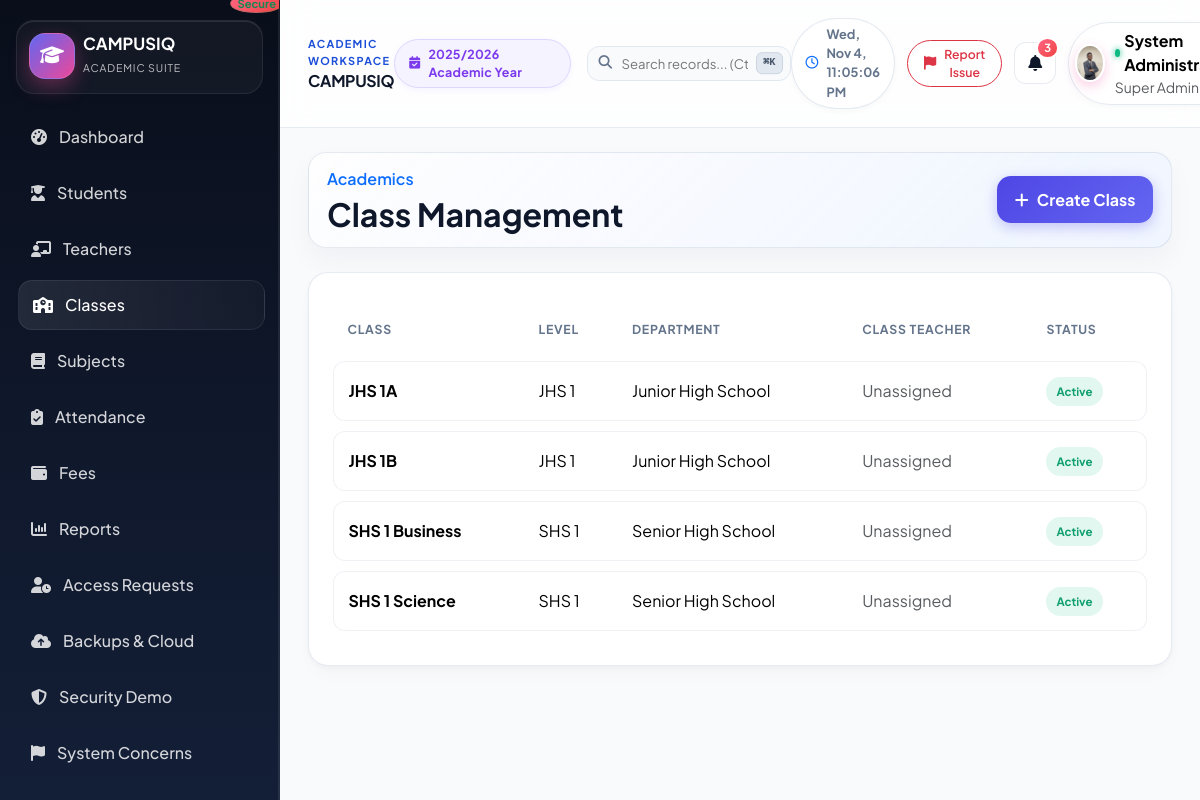
The page /admin/classes.php (signed in) on the database its author committed.
### tables this page shows
CREATE TABLE `school_settings` (
  `id` int(11) NOT NULL AUTO_INCREMENT,
  `school_name` varchar(200) NOT NULL,
  `motto` varchar(255) DEFAULT 'Excellence Through Education',
  `school_logo` varchar(255) DEFAULT NULL,
  `primary_color` varchar(30) DEFAULT '#1d4ed8',
  `address` text DEFAULT NULL,
  `phone` varchar(30) DEFAULT NULL,
  `email` varchar(150) DEFAULT NULL,
  `website` varchar(200) DEFAULT NULL,
  `currency` varchar(10) NOT NULL DEFAULT 'GH???',
  `academic_year_id` int(11) DEFAULT NULL,
  `term_id` int(11) DEFAULT NULL,
  `grading_system` text DEFAULT NULL,
  `paystack_public_key` varchar(255) DEFAULT NULL,
  `paystack_secret_key` varchar(255) DEFAULT NULL,
  `paystack_test_mode` tinyint(1) NOT NULL DEFAULT 1,
  `created_at` timestamp NOT NULL DEFAULT current_timestamp(),
  `updated_at` timestamp NOT NULL DEFAULT current_timestamp() ON UPDATE current_timestamp(),
  PRIMARY KEY (`id`),
  KEY `academic_year_id` (`academic_year_id`),
  KEY `term_id` (`term_id`),
  CONSTRAINT `school_settings_ibfk_1` FOREIGN KEY (`academic_year_id`) REFERENCES `academic_years` (`id`) ON DELETE SET NULL,
  CONSTRAINT `school_settings_ibfk_2` FOREIGN KEY (`term_id`) REFERENCES `terms` (`id`) ON DELETE SET NULL
);

CREATE TABLE `classes` (
  `id` int(11) NOT NULL AUTO_INCREMENT,
  `name` varchar(150) NOT NULL,
  `level` varchar(100) DEFAULT NULL,
  `section` varchar(50) DEFAULT NULL,
  `class_teacher_id` int(11) DEFAULT NULL,
  `department_id` int(11) DEFAULT NULL,
  `status` enum('active','inactive') NOT NULL DEFAULT 'active',
  `created_at` timestamp NOT NULL DEFAULT current_timestamp(),
  `updated_at` timestamp NOT NULL DEFAULT current_timestamp() ON UPDATE current_timestamp(),
  PRIMARY KEY (`id`),
  KEY `class_teacher_id` (`class_teacher_id`),
  KEY `department_id` (`department_id`),
  KEY `idx_classes_name` (`name`),
  CONSTRAINT `classes_ibfk_1` FOREIGN KEY (`class_teacher_id`) REFERENCES `users` (`id`) ON DELETE SET NULL,
  CONSTRAINT `classes_ibfk_2` FOREIGN KEY (`department_id`) REFERENCES `departments` (`id`) ON DELETE SET NULL
);

CREATE TABLE `departments` (
  `id` int(11) NOT NULL AUTO_INCREMENT,
  `name` varchar(150) NOT NULL,
  `description` text DEFAULT NULL,
  `created_at` timestamp NOT NULL DEFAULT current_timestamp(),
  `updated_at` timestamp NOT NULL DEFAULT current_timestamp() ON UPDATE current_timestamp(),
  PRIMARY KEY (`id`)
);

### config/app.php (called while the page is built, shortened)
<?php
function e($value)
{
    return htmlspecialchars((string) $value, ENT_QUOTES, 'UTF-8');
}
function baseUrl(): string
{
    $scriptName = $_SERVER['SCRIPT_NAME'] ?? '/index.php';
    $dir = str_replace('\\', '/', dirname($scriptName));
    if (preg_match('#/(admin|teacher|student|parent|accountant)$#', $dir)) {
        $dir = preg_replace('#/(admin|teacher|student|parent|accountant)$#', '', $dir);
    }
    $dir = rtrim($dir, '/');
    if ($dir === '.' || $dir === '\\' || $dir === '/' || $dir === '') {
        return '';
    }
    return $dir;
}
function getSchoolSettings(): array
{
    $db = getDb();
    $stmt = $db->query('SELECT * FROM school_settings ORDER BY id DESC LIMIT 1');
    $settings = $stmt->fetch();
    return $settings ?: [
        'school_name' => 'CampusIQ',
        'school_logo' => 'assets/images/logo-placeholder.svg',
        'currency' => 'GH₵',
        'address' => 'Accra, Ghana',
        'phone' => '+233 000 000 000',
        'email' => 'info@campusiq.edu.gh',
        'website' => 'https://campusiq.edu.gh',
    ];
}

### includes/auth.php (called while the page is built, shortened)
<?php
require_once __DIR__ . '/../config/app.php';
function isLoggedIn(): bool
{
    return !empty($_SESSION['campusiq_user']);
}
function currentUser(): ?array
{
    return $_SESSION['campusiq_user'] ?? null;
}
        ?>
        <?php
function userRoleLabel(string $role): string
{
    $labels = [
        'super_admin' => 'Super Admin',
        'school_admin' => 'School Admin',
        'teacher' => 'Teacher',
        'student' => 'Student',
        'parent' => 'Parent',
        'accountant' => 'Accountant',
    ];
    return $labels[$role] ?? ucfirst(str_replace('_', ' ', $role));
}

### admin/classes.php (the view, shortened to what this page needs)
<?php
require_once __DIR__ . '/../config/app.php';
require_once __DIR__ . '/../includes/auth.php';
$db = getDb();
$stmt = $db->query('SELECT c.*, d.name as department_name, u.name as teacher_name FROM classes c LEFT JOIN departments d ON d.id = c.department_id LEFT JOIN users u ON u.id = c.class_teacher_id ORDER BY c.name ASC');
$classes = $stmt->fetchAll();
require_once __DIR__ . '/../includes/header.php';
?>
<div class="page-header">
    <div>
        <p class="text-primary fw-semibold mb-1">Academics</p>
        <h2 class="fw-bold mb-0">Class Management</h2>
    </div>
    <button class="btn btn-primary" data-bs-toggle="modal" data-bs-target="#addClassModal">
        <i class="fa-solid fa-plus me-2"></i>Create Class
    </button>
</div>
<div class="card p-4">
    <div class="table-responsive">
        <table class="table align-middle mb-0">
            <thead>
                <tr>
                    <th>Class</th>
                    <th>Level</th>
                    <th>Department</th>
                    <th>Class Teacher</th>
                    <th>Status</th>
                </tr>
            </thead>
            <tbody>
                <?php if (empty($classes)): ?>
                    <tr>
                        <td colspan="5">
                            <div class="empty-state text-center py-4">
                                <i class="fa-solid fa-school fa-2x mb-3 text-muted d-block"></i>
                                No classes found. Click "Create Class" above to add one.
                            </div>
                        </td>
                    </tr>
                <?php else: ?>
                    <?php foreach ($classes as $class): ?>
                        <tr>
                            <td><strong><?php echo e($class['name']); ?></strong></td>
                            <td><?php echo e($class['level'] ?? 'N/A'); ?></td>
                            <td><?php echo e($class['department_name'] ?? 'General'); ?></td>
                            <td>
                                <?php if (!empty($class['teacher_name'])): ?>
                                    <i class="fa-solid fa-user-tie me-1 text-primary"></i><?php echo e($class['teacher_name']); ?>
                                <?php else: ?>
                                    <span class="text-muted">Unassigned</span>
                                <?php endif; ?>
                            </td>
                            <td>
                                <span class="badge-soft <?php echo $class['status'] === 'active' ? 'badge-success' : 'badge-warning'; ?>">
                                    <?php echo e(ucfirst($class['status'])); ?>
                                </span>
                            </td>
                        </tr>
                    <?php endforeach; ?>
                <?php endif; ?>
            </tbody>
        </table>
    </div>
</div>
<?php require_once __DIR__ . '/../includes/footer.php'; ?>

### includes/header.php (shortened to what this page needs)
<?php
require_once __DIR__ . '/../config/app.php';
require_once __DIR__ . '/../includes/auth.php';
$baseUrl = baseUrl();
$settings = getSchoolSettings();
$user = currentUser();
$role = $user['role'] ?? 'guest';
function navItems(string $role, string $baseUrl): array
{
    return $items[$role] ?? $items['student'];
}
?><!DOCTYPE html>
<html lang="en">
<head>
    <link href="https://cdn.jsdelivr.net/npm/bootstrap@5.3.3/dist/css/bootstrap.min.css" rel="stylesheet">
    <link rel="stylesheet" href="https://cdnjs.cloudflare.com/ajax/libs/font-awesome/6.5.2/css/all.min.css">
    <link rel="stylesheet" href="<?php echo $baseUrl ? $baseUrl : ''; ?>/assets/css/style.css?v=<?php echo filemtime(__DIR__ . '/../assets/css/style.css'); ?>">
</head>
<body>
<?php if (isLoggedIn()):
    $currentUri = $_SERVER['REQUEST_URI'] ?? '';
?>
<div class="app-shell">
    <aside class="sidebar offcanvas-lg offcanvas-start" id="sidebarNav" tabindex="-1" aria-labelledby="sidebarNavLabel">
        <div class="brand-box d-flex align-items-center justify-content-between">
            <div class="d-flex align-items-center gap-2 min-w-0">
                <div class="brand-mark flex-shrink-0"><i class="fa-solid fa-graduation-cap"></i></div>
                <div class="brand-copy min-w-0">
                    <div class="brand-name text-truncate" id="sidebarNavLabel"><?php echo e($settings['school_name']); ?></div>
                    <small class="brand-tag">Academic Suite</small>
                </div>
            </div>
        </div>
        <nav class="nav-menu">
            <?php foreach (navItems($role, $baseUrl) as $item):
                $isActive = (parse_url($item['url'], PHP_URL_PATH) === parse_url($currentUri, PHP_URL_PATH));
            ?>
                <a href="<?php echo $item['url']; ?>" class="nav-item <?php echo $isActive ? 'active' : ''; ?>">
                    <i class="fa-solid <?php echo $item['icon']; ?>"></i>
                    <span><?php echo e($item['label']); ?></span>
                </a>
            <?php endforeach; ?>
        </nav>
        <div class="sidebar-footer">
            <div class="mb-2 px-2 d-flex align-items-center justify-content-between">
                <span class="badge bg-success bg-opacity-25 text-success border border-success border-opacity-25">Secure</span>
            </div>
        </div>
    </aside>
    <div class="main-panel">
        <nav class="topbar">
            <div class="d-flex align-items-center gap-2 min-w-0">
                <div class="min-w-0">
                    <div class="workspace-kicker d-none d-sm-block">Academic Workspace</div>
                    <h4 class="page-title mb-0 text-truncate fs-6 fw-bold"><?php echo e($settings['school_name']); ?></h4>
                </div>
            </div>
            <div class="d-none d-lg-flex align-items-center gap-3">
                <span class="session-badge">
                    <i class="fa-solid fa-calendar-check me-2"></i>2025/2026 Academic Year
                </span>
                <div class="search-box">
                    <input type="text" id="globalSearch" placeholder="Search records... (Ctrl + K)">
                    <span class="search-kbd">⌘K</span>
                </div>
            </div>
            <div class="topbar-actions">
                <div class="live-clock d-none d-md-inline-flex">
                    <i class="fa-regular fa-clock text-primary"></i>
                    <span id="headerLiveClock"></span>
                </div>
                <button class="btn btn-sm btn-outline-danger d-inline-flex align-items-center gap-2 rounded-pill px-3 py-1 shadow-xs bg-white border-opacity-75" type="button" data-bs-toggle="modal" data-bs-target="#reportSystemConcernModal" title="Report System Concern / Suggestion">
                    <i class="fa-solid fa-flag text-danger"></i>
                    <span class="d-none d-md-inline small fw-semibold text-danger">Report Issue</span>
                </button>
                <div class="dropdown">
                    <button class="icon-button" type="button" data-bs-toggle="dropdown" aria-expanded="false" title="Notifications">
                        <i class="fa-solid fa-bell"></i>
                        <span class="badge">3</span>
                    </button>
                </div>
                <div class="dropdown">
                    <button class="profile-pill border-0 text-start bg-white" type="button" data-bs-toggle="dropdown" aria-expanded="false" title="Account Menu">
                        <?php
                            $hdrPhoto = $user['photo'] ?? null;
                            $hasHdrPhoto = !empty($hdrPhoto) && file_exists(__DIR__ . '/../' . ltrim($hdrPhoto, '/\\'));
                        ?>
                        <?php if ($hasHdrPhoto): ?>
                            <img src="<?php echo $baseUrl . '/' . ltrim($hdrPhoto, '/\\'); ?>" alt="Avatar" class="avatar-sm rounded-circle object-fit-cover shadow-sm">
                        <?php else: ?>
                            <div class="avatar-sm">
                                <?php echo strtoupper(substr($user['name'] ?? 'U', 0, 1)); ?>
                            </div>
                        <?php endif; ?>
                        <div class="d-none d-sm-block">
                            <div class="d-flex align-items-center">
                                <span class="online-dot"></span>
                                <strong><?php echo e($user['name'] ?? 'User'); ?></strong>
                            </div>
                            <small class="text-muted"><?php echo e(userRoleLabel($role)); ?></small>
                        </div>
                    </button>
                </div>
            </div>
        </nav>
        <main class="content-area">
<?php else: ?>
<div class="auth-page">
<?php endif; ?>

### rows shown on the page
school_settings: school_name "CAMPUSIQ"
classes: name "JHS 1A", level "JHS 1", department.name "Junior High School", status "Active"
classes: name "JHS 1B", level "JHS 1", department.name "Junior High School", status "Active"
classes: name "SHS 1 Business", level "SHS 1", department.name "Senior High School", status "Active"
classes: name "SHS 1 Science", level "SHS 1", department.name "Senior High School", status "Active"

### other values the page prints
$item['label'] "Dashboard"
$item['label'] "Students"
$item['label'] "Teachers"
$item['label'] "Classes"
$item['label'] "Subjects"
$item['label'] "Attendance"
$item['label'] "Fees"
$item['label'] "Reports"
$item['label'] "Access Requests"
$item['label'] "Backups & Cloud"
$item['label'] "Security Demo"
$item['label'] "System Concerns"
$user['name'] "System…"
userRoleLabel($role) "Super Admin"
